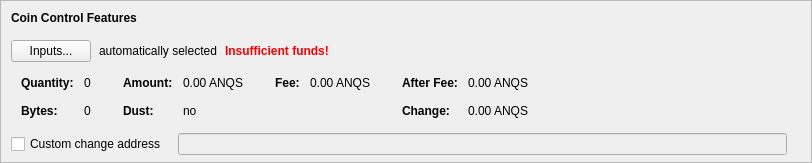
    <widget class="QFrame" name="frameCoinControl">
     <property name="sizePolicy">
      <sizepolicy hsizetype="Expanding" vsizetype="Expanding">
       <horstretch>0</horstretch>
       <verstretch>0</verstretch>
      </sizepolicy>
     </property>
     <property name="maximumSize">
      <size>
       <width>16777215</width>
       <height>16777215</height>
      </size>
     </property>
     <property name="frameShape">
      <enum>QFrame::StyledPanel</enum>
     </property>
     <property name="frameShadow">
      <enum>QFrame::Sunken</enum>
     </property>
     <layout class="QVBoxLayout" name="verticalLayoutCoinControl2">
      <property name="spacing">
       <number>0</number>
      </property>
      <property name="leftMargin">
       <number>0</number>
      </property>
      <property name="topMargin">
       <number>0</number>
      </property>
      <property name="rightMargin">
       <number>0</number>
      </property>
      <property name="bottomMargin">
       <number>6</number>
      </property>
      <item>
       <layout class="QVBoxLayout" name="verticalLayoutCoinControl" stretch="0,0,0,0,1">
        <property name="spacing">
         <number>0</number>
        </property>
        <property name="leftMargin">
         <number>10</number>
        </property>
        <property name="topMargin">
         <number>10</number>
        </property>
        <item>
         <layout class="QHBoxLayout" name="horizontalLayoutCoinControl1">
          <property name="bottomMargin">
           <number>15</number>
          </property>
          <item>
           <widget class="QLabel" name="labelCoinControlFeatures">
            <property name="sizePolicy">
             <sizepolicy hsizetype="Preferred" vsizetype="Maximum">
              <horstretch>0</horstretch>
              <verstretch>0</verstretch>
             </sizepolicy>
            </property>
            <property name="font">
             <font>
              <weight>75</weight>
              <bold>true</bold>
             </font>
            </property>
            <property name="styleSheet">
             <string notr="true">font-weight:bold;</string>
            </property>
            <property name="text">
             <string>Coin Control Features</string>
            </property>
           </widget>
          </item>
         </layout>
        </item>
        <item>
         <layout class="QHBoxLayout" name="horizontalLayoutCoinControl2" stretch="0,0,0,0">
          <property name="spacing">
           <number>8</number>
          </property>
          <property name="bottomMargin">
           <number>10</number>
          </property>
          <item>
           <widget class="QPushButton" name="pushButtonCoinControl">
            <property name="styleSheet">
             <string notr="true"/>
            </property>
            <property name="text">
             <string>Inputs...</string>
            </property>
            <property name="autoDefault">
             <bool>false</bool>
            </property>
           </widget>
          </item>
          <item>
           <widget class="QLabel" name="labelCoinControlAutomaticallySelected">
            <property name="text">
             <string>automatically selected</string>
            </property>
            <property name="margin">
             <number>5</number>
            </property>
           </widget>
          </item>
          <item>
           <widget class="QLabel" name="labelCoinControlInsuffFunds">
            <property name="font">
             <font>
              <weight>75</weight>
              <bold>true</bold>
             </font>
            </property>
            <property name="styleSheet">
             <string notr="true">color:red;font-weight:bold;</string>
            </property>
            <property name="text">
             <string>Insufficient funds!</string>
            </property>
            <property name="margin">
             <number>5</number>
            </property>
           </widget>
          </item>
          <item>
           <spacer name="horizontalSpacerCoinControl">
            <property name="orientation">
             <enum>Qt::Horizontal</enum>
            </property>
            <property name="sizeHint" stdset="0">
             <size>
              <width>40</width>
              <height>1</height>
             </size>
            </property>
           </spacer>
          </item>
         </layout>
        </item>
        <item>
         <widget class="QWidget" name="widgetCoinControl" native="true">
          <property name="sizePolicy">
           <sizepolicy hsizetype="Preferred" vsizetype="Preferred">
            <horstretch>0</horstretch>
            <verstretch>0</verstretch>
           </sizepolicy>
          </property>
          <property name="minimumSize">
           <size>
            <width>0</width>
            <height>0</height>
           </size>
          </property>
          <property name="styleSheet">
           <string notr="true"/>
          </property>
          <layout class="QHBoxLayout" name="horizontalLayoutCoinControl5">
           <property name="leftMargin">
            <number>0</number>
           </property>
           <property name="topMargin">
            <number>0</number>
           </property>
           <property name="rightMargin">
            <number>0</number>
           </property>
           <property name="bottomMargin">
            <number>0</number>
           </property>
           <item>
            <layout class="QHBoxLayout" name="horizontalLayoutCoinControl3" stretch="0,0,0,1">
             <property name="spacing">
              <number>20</number>
             </property>
             <property name="topMargin">
              <number>0</number>
             </property>
             <property name="bottomMargin">
              <number>10</number>
             </property>
             <item>
              <layout class="QFormLayout" name="formLayoutCoinControl1">
               <property name="horizontalSpacing">
                <number>10</number>
               </property>
               <property name="verticalSpacing">
                <number>14</number>
               </property>
               <property name="leftMargin">
                <number>10</number>
               </property>
               <property name="topMargin">
                <number>4</number>
               </property>
               <property name="rightMargin">
                <number>6</number>
               </property>
               <item row="0" column="0">
                <widget class="QLabel" name="labelCoinControlQuantityText">
                 <property name="font">
                  <font>
                   <weight>75</weight>
                   <bold>true</bold>
                  </font>
                 </property>
                 <property name="text">
                  <string>Quantity:</string>
                 </property>
                 <property name="margin">
                  <number>0</number>
                 </property>
                </widget>
               </item>
               <item row="0" column="1">
                <widget class="QLabel" name="labelCoinControlQuantity">
                 <property name="cursor">
                  <cursorShape>IBeamCursor</cursorShape>
                 </property>
                 <property name="contextMenuPolicy">
                  <enum>Qt::ActionsContextMenu</enum>
                 </property>
                 <property name="text">
                  <string notr="true">0</string>
                 </property>
                 <property name="margin">
                  <number>0</number>
                 </property>
                 <property name="textInteractionFlags">
                  <set>Qt::LinksAccessibleByMouse|Qt::TextSelectableByKeyboard|Qt::TextSelectableByMouse</set>
                 </property>
                </widget>
               </item>
               <item row="1" column="0">
                <widget class="QLabel" name="labelCoinControlBytesText">
                 <property name="font">
                  <font>
                   <weight>75</weight>
                   <bold>true</bold>
                  </font>
                 </property>
                 <property name="text">
                  <string>Bytes:</string>
                 </property>
                </widget>
               </item>
               <item row="1" column="1">
                <widget class="QLabel" name="labelCoinControlBytes">
                 <property name="cursor">
                  <cursorShape>IBeamCursor</cursorShape>
                 </property>
                 <property name="contextMenuPolicy">
                  <enum>Qt::ActionsContextMenu</enum>
                 </property>
                 <property name="text">
                  <string notr="true">0</string>
                 </property>
                 <property name="textInteractionFlags">
                  <set>Qt::LinksAccessibleByMouse|Qt::TextSelectableByKeyboard|Qt::TextSelectableByMouse</set>
                 </property>
                </widget>
               </item>
              </layout>
             </item>
             <item>
              <layout class="QFormLayout" name="formLayoutCoinControl2">
               <property name="horizontalSpacing">
                <number>10</number>
               </property>
               <property name="verticalSpacing">
                <number>14</number>
               </property>
               <property name="leftMargin">
                <number>6</number>
               </property>
               <property name="topMargin">
                <number>4</number>
               </property>
               <property name="rightMargin">
                <number>6</number>
               </property>
               <item row="0" column="0">
                <widget class="QLabel" name="labelCoinControlAmountText">
                 <property name="font">
                  <font>
                   <weight>75</weight>
                   <bold>true</bold>
                  </font>
                 </property>
                 <property name="text">
                  <string>Amount:</string>
                 </property>
                 <property name="margin">
                  <number>0</number>
                 </property>
                </widget>
               </item>
               <item row="0" column="1">
                <widget class="QLabel" name="labelCoinControlAmount">
                 <property name="cursor">
                  <cursorShape>IBeamCursor</cursorShape>
                 </property>
                 <property name="contextMenuPolicy">
                  <enum>Qt::ActionsContextMenu</enum>
                 </property>
                 <property name="text">
                  <string notr="true">0.00 ANQS</string>
                 </property>
                 <property name="textInteractionFlags">
                  <set>Qt::LinksAccessibleByMouse|Qt::TextSelectableByKeyboard|Qt::TextSelectableByMouse</set>
                 </property>
                </widget>
               </item>
               <item row="1" column="0">
                <widget class="QLabel" name="labelCoinControlLowOutputText">
                 <property name="font">
                  <font>
                   <weight>75</weight>
                   <bold>true</bold>
                  </font>
                 </property>
                 <property name="text">
                  <string>Dust:</string>
                 </property>
                </widget>
               </item>
               <item row="1" column="1">
                <widget class="QLabel" name="labelCoinControlLowOutput">
                 <property name="cursor">
                  <cursorShape>IBeamCursor</cursorShape>
                 </property>
                 <property name="contextMenuPolicy">
                  <enum>Qt::ActionsContextMenu</enum>
                 </property>
                 <property name="text">
                  <string notr="true">no</string>
                 </property>
                 <property name="textInteractionFlags">
                  <set>Qt::LinksAccessibleByMouse|Qt::TextSelectableByKeyboard|Qt::TextSelectableByMouse</set>
                 </property>
                </widget>
               </item>
              </layout>
             </item>
             <item>
              <layout class="QFormLayout" name="formLayoutCoinControl3">
               <property name="horizontalSpacing">
                <number>10</number>
               </property>
               <property name="verticalSpacing">
                <number>14</number>
               </property>
               <property name="leftMargin">
                <number>6</number>
               </property>
               <property name="topMargin">
                <number>4</number>
               </property>
               <property name="rightMargin">
                <number>6</number>
               </property>
               <item row="0" column="0">
                <widget class="QLabel" name="labelCoinControlFeeText">
                 <property name="font">
                  <font>
                   <weight>75</weight>
                   <bold>true</bold>
                  </font>
                 </property>
                 <property name="text">
                  <string>Fee:</string>
                 </property>
                 <property name="margin">
                  <number>0</number>
                 </property>
                </widget>
               </item>
               <item row="0" column="1">
                <widget class="QLabel" name="labelCoinControlFee">
                 <property name="cursor">
                  <cursorShape>IBeamCursor</cursorShape>
                 </property>
                 <property name="contextMenuPolicy">
                  <enum>Qt::ActionsContextMenu</enum>
                 </property>
                 <property name="text">
                  <string notr="true">0.00 ANQS</string>
                 </property>
                 <property name="textInteractionFlags">
                  <set>Qt::LinksAccessibleByMouse|Qt::TextSelectableByKeyboard|Qt::TextSelectableByMouse</set>
                 </property>
                </widget>
               </item>
              </layout>
             </item>
             <item>
              <layout class="QFormLayout" name="formLayoutCoinControl4">
               <property name="horizontalSpacing">
                <number>10</number>
               </property>
               <property name="verticalSpacing">
                <number>14</number>
               </property>
               <property name="leftMargin">
                <number>6</number>
               </property>
               <property name="topMargin">
                <number>4</number>
               </property>
               <property name="rightMargin">
                <number>6</number>
               </property>
               <item row="0" column="0">
                <widget class="QLabel" name="labelCoinControlAfterFeeText">
                 <property name="font">
                  <font>
                   <weight>75</weight>
                   <bold>true</bold>
                  </font>
                 </property>
                 <property name="text">
                  <string>After Fee:</string>
                 </property>
                 <property name="margin">
                  <number>0</number>
                 </property>
                </widget>
               </item>
               <item row="0" column="1">
                <widget class="QLabel" name="labelCoinControlAfterFee">
                 <property name="cursor">
                  <cursorShape>IBeamCursor</cursorShape>
                 </property>
                 <property name="contextMenuPolicy">
                  <enum>Qt::ActionsContextMenu</enum>
                 </property>
                 <property name="text">
                  <string notr="true">0.00 ANQS</string>
                 </property>
                 <property name="textInteractionFlags">
                  <set>Qt::LinksAccessibleByMouse|Qt::TextSelectableByKeyboard|Qt::TextSelectableByMouse</set>
                 </property>
                </widget>
               </item>
               <item row="1" column="0">
                <widget class="QLabel" name="labelCoinControlChangeText">
                 <property name="font">
                  <font>
                   <weight>75</weight>
                   <bold>true</bold>
                  </font>
                 </property>
                 <property name="text">
                  <string>Change:</string>
                 </property>
                </widget>
               </item>
               <item row="1" column="1">
                <widget class="QLabel" name="labelCoinControlChange">
                 <property name="cursor">
                  <cursorShape>IBeamCursor</cursorShape>
                 </property>
                 <property name="contextMenuPolicy">
                  <enum>Qt::ActionsContextMenu</enum>
                 </property>
                 <property name="text">
                  <string notr="true">0.00 ANQS</string>
                 </property>
                 <property name="textInteractionFlags">
                  <set>Qt::LinksAccessibleByMouse|Qt::TextSelectableByKeyboard|Qt::TextSelectableByMouse</set>
                 </property>
                </widget>
               </item>
              </layout>
             </item>
            </layout>
           </item>
          </layout>
         </widget>
        </item>
        <item>
         <layout class="QHBoxLayout" name="horizontalLayoutCoinControl4" stretch="0,0,0">
          <property name="spacing">
           <number>12</number>
          </property>
          <property name="sizeConstraint">
           <enum>QLayout::SetDefaultConstraint</enum>
          </property>
          <property name="topMargin">
           <number>5</number>
          </property>
          <property name="rightMargin">
           <number>5</number>
          </property>
          <item>
           <widget class="QCheckBox" name="checkBoxCoinControlChange">
            <property name="toolTip">
             <string>If this is activated, but the change address is empty or invalid, change will be sent to a newly generated address.</string>
            </property>
            <property name="text">
             <string>Custom change address</string>
            </property>
           </widget>
          </item>
          <item>
           <widget class="QValidatedLineEdit" name="lineEditCoinControlChange">
            <property name="enabled">
             <bool>false</bool>
            </property>
            <property name="sizePolicy">
             <sizepolicy hsizetype="Expanding" vsizetype="Fixed">
              <horstretch>0</horstretch>
              <verstretch>0</verstretch>
             </sizepolicy>
            </property>
           </widget>
          </item>
          <item>
           <widget class="QLabel" name="labelCoinControlChangeLabel">
            <property name="sizePolicy">
             <sizepolicy hsizetype="Preferred" vsizetype="Expanding">
              <horstretch>0</horstretch>
              <verstretch>0</verstretch>
             </sizepolicy>
            </property>
            <property name="minimumSize">
             <size>
              <width>0</width>
              <height>0</height>
             </size>
            </property>
            <property name="text">
             <string/>
            </property>
            <property name="margin">
             <number>3</number>
            </property>
           </widget>
          </item>
         </layout>
        </item>
        <item>
         <spacer name="verticalSpacerCoinControl">
          <property name="orientation">
           <enum>Qt::Vertical</enum>
          </property>
          <property name="sizeHint" stdset="0">
           <size>
            <width>800</width>
            <height>1</height>
           </size>
          </property>
         </spacer>
        </item>
       </layout>
      </item>
     </layout>
    </widget>
